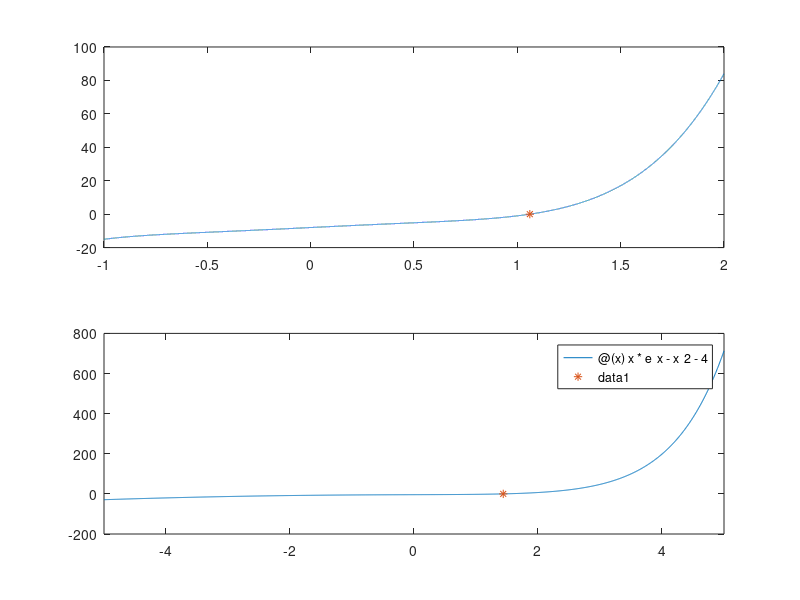

Here is the MATLAB script that generated this plot:
%ΠΡΩΤΗ ΣΥΝΑΡΤΗΣΗ
xs=1;
xb=2;
resultold=0;
f=[3,0,-2,0,6,-8];
for i=1:16;
    display('epanalypsh')
    display (i)
    xm=(xs+xb)/2
    fxs=polyval(f,xs);
    fxb=polyval(f,xb);
    fxm=polyval(f,xm);
    if(fxm==0)
        display('brethike riza kai einai h')
        fxm
    end
    if (fxm*fxs<0)
       xb=xm;
       result=xb
        
    else
        xs=xm;
       result=xs
    end
    
   sfalma=abs((result-resultold)/result)*100
   resultold=result;
 
   
end

    x=-1:0.0001:2;
    y=polyval(f,x);
    subplot(211)
    plot(x,y)
    hold on
    plot(result,0,'*')
  %ΔΕΥΤΕΡΗ ΣΥΝΑΡΤΗΣΗ  
e=2.71828182846;
f=@(x) x*e^x-x^2-4
xs=1;
xb=2;
sfalma=1;
while sfalma>0.00001
    xm=(xs+xb)/2;
    fxs=f(xs);
    fxb=f(xb);
    fxm=f(xm);
    if(fxm*fxs<0)
        xb=xm;
        result=xm
    else
        xs=xm;
        result=xs
    end
    sfalma=abs((result-resultold)/result)*100
   resultold=result;
end
subplot(212);
fplot(f)
hold on
    plot(result,0,'*')
    
   